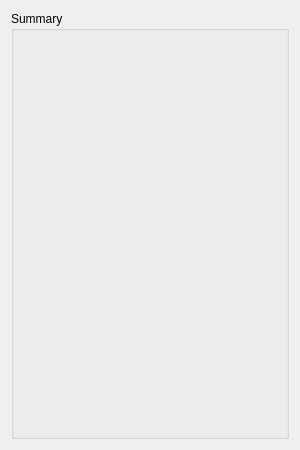
<?xml version="1.0" encoding="UTF-8"?>
<ui version="4.0">
 <class>Form</class>
 <widget class="QWidget" name="Form">
  <property name="geometry">
   <rect>
    <x>0</x>
    <y>0</y>
    <width>300</width>
    <height>450</height>
   </rect>
  </property>
  <property name="windowTitle">
   <string>Form</string>
  </property>
  <layout class="QGridLayout" name="gridLayout_2">
   <item row="0" column="0">
    <layout class="QGridLayout" name="gridLayout">
     <item row="0" column="0">
      <widget class="QGroupBox" name="groupBox">
       <property name="title">
        <string>Summary</string>
       </property>
      </widget>
     </item>
    </layout>
   </item>
  </layout>
 </widget>
 <resources/>
 <connections/>
</ui>
